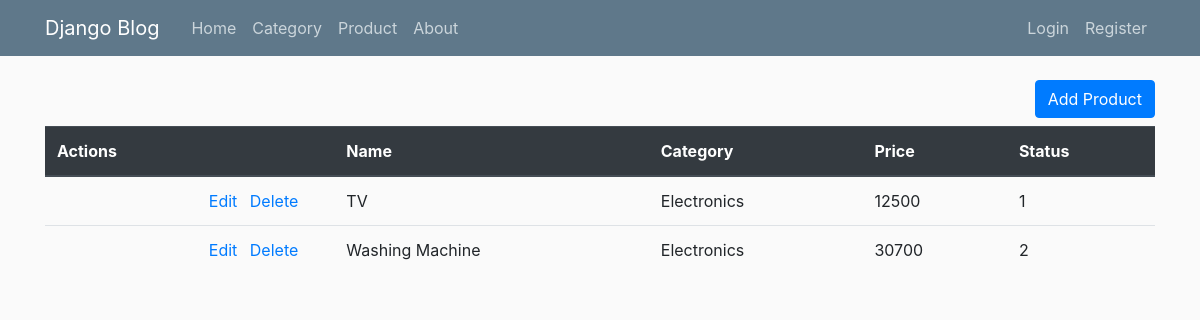
Screenshot of /products/ with the database file from the repository.
### Products/models.py (models this page shows, shortened)
class Products(models.Model):
	STATUS_CHOICES = (
        ('0','Out Stock'),
        ('1','In Stock'),
        ('2','Running Low'),
    )
	product_name = models.CharField(max_length=200)
	category = models.ForeignKey(Category, on_delete=models.CASCADE)
	price = models.IntegerField()
	status = models.CharField(
        max_length=1,
        choices=STATUS_CHOICES,
        default=1,
    )
	date_posted = models.DateTimeField(default=timezone.now)

### category/models.py (models this page shows, shortened)
class Category(models.Model):
	name = models.CharField(max_length=100)
	description = models.TextField()
	date_posted = models.DateTimeField(default=timezone.now)

### Products/views.py (the view)
# urls.py: path('products/', views.products, name='blog-product'),
def products(request):
	context = {
		'products': Products.objects.all()
	}
	return render(request,'Products/productList.html',context)

### Products/templates/Products/productList.html
{% extends "blog/base.html" %}
{% block content %}
	<a class="btn btn-primary float-right" href="{% url 'product-add' %}" style="color:#FFFFFF">Add Product</a>
	<div class="clearfix mb-2"></div>
	<table class="table">
		<thead class="thead-dark">
			<tr>
				<th scope="col">Actions</th>
				<th scope="col">Name</th>
				<th scope="col">Category</th>
				<th scope="col">Price</th>
				<th scope="col">Status</th>
			</tr>
		</thead>
		<tbody>
			{% for product in products%}
			<tr>
				<td>
					<span class="mr-4 float-right">
						<a class="ml-2" href="{% url 'product-update' product.id %}">Edit</a>
						<a class="ml-2" href="{% url 'product-delete' product.id %}">Delete</a>
					</span>
				</td>
				<td>{{ product.product_name }}</td>
				<td>{{ product.category.name }}</td>
				<td>{{ product.price }}</td>
				<td>{{ product.status }}</td>
			</tr>
			{% endfor %}
		</tbody>
	</table>
{% endblock content %}

### blog/static/blog/main.css (style rules this page uses)
body { background: #fafafa; color: #333333; margin-top: 5rem; }

### rows the page displays
Products: product_name "TV", category.name "Electronics", price "12500", status "1"
Products: product_name "Washing Machine", category.name "Electronics", price "30700", status "2"
